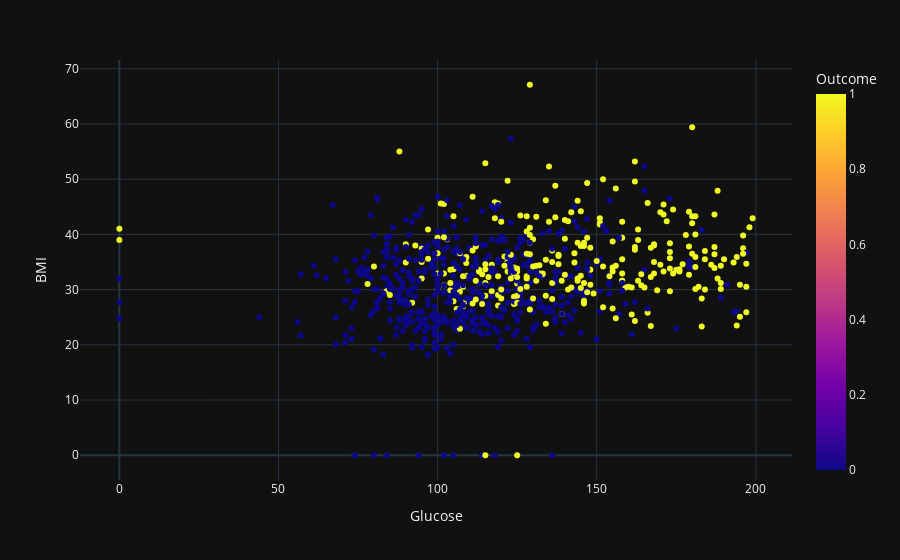

The cell this chart's notebook holds for it:
### Markdown cell above
繪製分布估計圖(kde)，觀察'年齡'與'是否患有糖尿病'高低關係:

除了高齡及孩童,其他年齡段的患者數量差距不太大,可推測'年齡'與'是否患有糖尿病'關係並不大

### Code cell
scatter('Glucose', 'BMI')

### Figure 1 — Plotly figure (JSON) as saved in the notebook; plotly's stock layout.template omitted (floating-point values rounded to 4 significant figures; data arrays with more than 128 entries replaced by an {"elided": "..."} marker saying what was removed)
{"data": [{"hovertemplate": "Glucose=%{x}<br>BMI=%{y}<br>Outcome=%{marker.color}<extra></extra>", "legendgroup": "", "marker": {"color": {"elided": "768 int values"}, "coloraxis": "coloraxis", "symbol": "circle"}, "mode": "markers", "name": "", "orientation": "v", "showlegend": false, "type": "scatter", "x": {"elided": "768 int values"}, "xaxis": "x", "y": {"elided": "768 float values"}, "yaxis": "y"}], "layout": {"coloraxis": {"colorbar": {"title": {"text": "Outcome"}}, "colorscale": [[0, "#0d0887"], [0.1111, "#46039f"], [0.2222, "#7201a8"], [0.3333, "#9c179e"], [0.4444, "#bd3786"], [0.5556, "#d8576b"], [0.6667, "#ed7953"], [0.7778, "#fb9f3a"], [0.8889, "#fdca26"], [1, "#f0f921"]]}, "legend": {"tracegroupgap": 0}, "margin": {"t": 60}, "xaxis": {"anchor": "y", "domain": [0, 1], "title": {"text": "Glucose"}}, "yaxis": {"anchor": "x", "domain": [0, 1], "title": {"text": "BMI"}}}}
